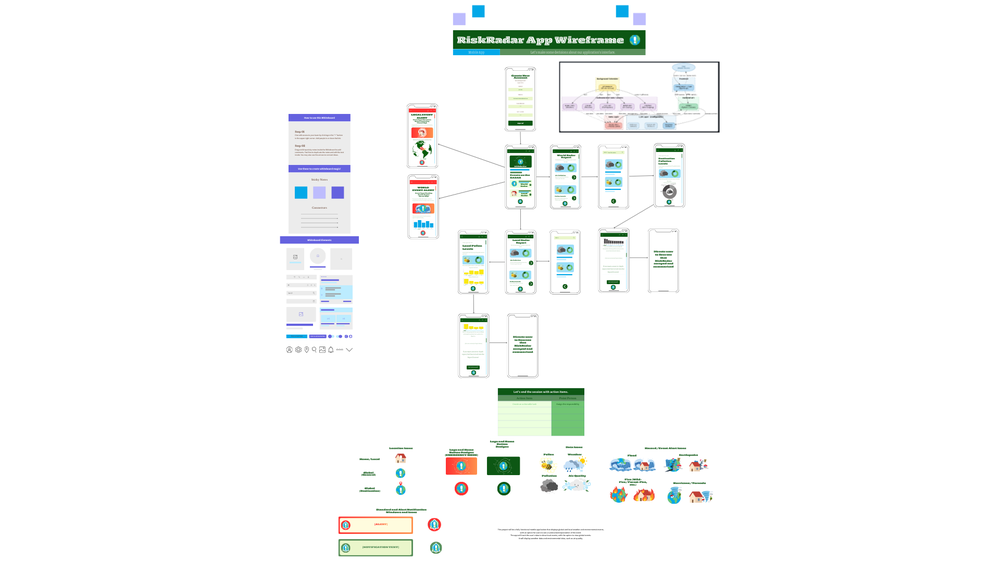
#> input picture frontend/RiskRadar/assets/images/wireframes/RiskRadar_MobileApp_Wireframe.png, 1000 x 562 px, shrunk from 1920 x 1080 before the run; its folder holds only this picture in this run
$ python analyze_png_bg.py
#> lines starting #> are read from the running program, lines starting #| are printed output that depends on the picture; after the words box and inside, x2 and y2 are one past the last pixel; in counts of white or black regions, pixels touching at a corner belong together
import os
from PIL import Image
import numpy as np

frontend_dir = r'c:\Users\rebec\OneDrive\Documents\GitHub\Team6-SeniorProject\frontend'

png_files = []
for root, dirs, files in os.walk(frontend_dir):
    # Skip node_modules and .expo cache
    if 'node_modules' in root or '.expo' in root:
        continue
    for f in files:
        if f.lower().endswith('.png'):
            png_files.append(os.path.join(root, f))

print(f'Found {len(png_files)} project PNG files (excluding node_modules)\n')

needs_fix = []

for path in png_files:
    img = Image.open(path).convert('RGBA')
    data = np.array(img, dtype=np.int32)
    h, w = data.shape[:2]
#> h = 562; w = 1000
    total_pixels = h * w
#> total_pixels = 562000

    # Near-white opaque mask
    white_mask = (
        (data[:, :, 0] >= 240) &
        (data[:, :, 1] >= 240) &
        (data[:, :, 2] >= 240) &
        (data[:, :, 3] >= 200)
    )
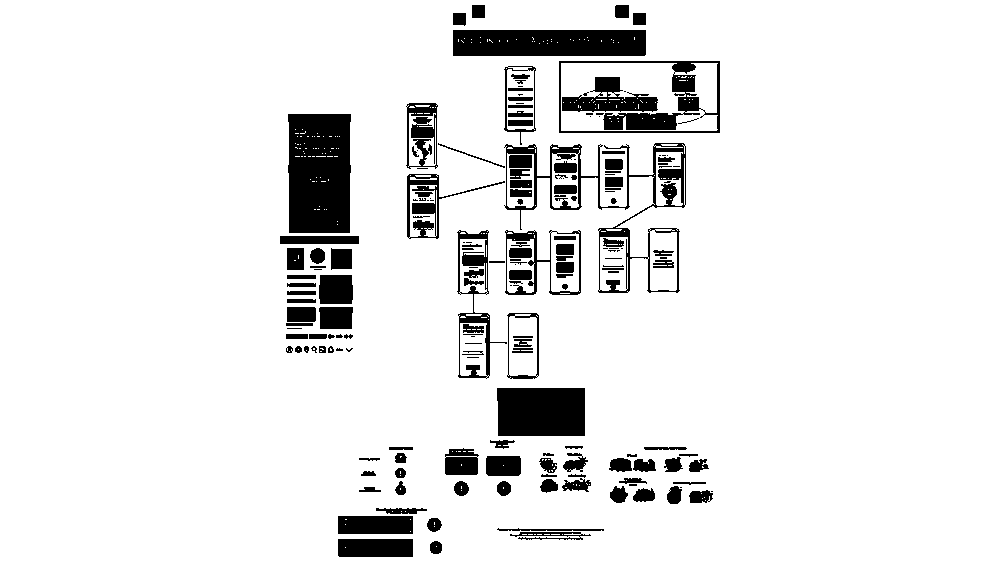
#> white_mask: shape (562, 1000) bool; 91% white; 188 black regions (48 under 20 px), largest, box (x1, y1, x2, y2) and area: (288, 114, 351, 233) 7174, (453, 30, 646, 56) 4966, (497, 388, 585, 436) 4189
    white_count = int(np.sum(white_mask))
#> white_count = 511290
    white_pct = 100.0 * white_count / total_pixels
#> white_pct = 90.98

    # Check corners
    corners = [data[0, 0], data[0, w-1], data[h-1, 0], data[h-1, w-1]]
#> corners = [[255, 255, 255, 255], [255, 255, 255, 255], [255, 255, 255, 255], [255, 255, 255, 255]]
    corner_white = sum(
        1 for px in corners
        if int(px[0]) >= 240 and int(px[1]) >= 240 and int(px[2]) >= 240 and int(px[3]) >= 200
    )
#> corner_white = 4

    # Check edges (5% band around perimeter)
    band = max(1, int(h * 0.05)), max(1, int(w * 0.05))
#> band = (28, 50)
    top_band = white_mask[:band[0], :]
    bottom_band = white_mask[h-band[0]:, :]
    left_band = white_mask[:, :band[1]]
#> left_band: shape (562, 50) bool; every value is 1
    right_band = white_mask[:, w-band[1]:]
    edge_white_pct = 100.0 * (
        int(np.sum(top_band)) + int(np.sum(bottom_band)) +
        int(np.sum(left_band)) + int(np.sum(right_band))
    ) / (2 * band[0] * w + 2 * band[1] * h)
#> edge_white_pct = 97.92

    # Original mode before RGBA conversion
    orig_mode = Image.open(path).mode
#> orig_mode = 'RGB'

    # Decision: likely white background if corners or edges are predominantly white
    has_white_bg = corner_white >= 2 or (corner_white >= 1 and edge_white_pct > 80)
#> has_white_bg = True

    rel = os.path.relpath(path, frontend_dir)
    flag = "WHITE_BG" if has_white_bg else "OK"
#> flag = 'WHITE_BG'
    print(f'[{flag:8s}] {rel}')
#| [WHITE_BG] ../frontend/RiskRadar/assets/images/wireframes/RiskRadar_MobileApp_Wireframe.png
    print(f'           mode={orig_mode}, size={w}x{h}, white={white_pct:.1f}%, corners_white={corner_white}/4, edge_white={edge_white_pct:.1f}%')
#|            mode=RGB, size=1000x562, white=91.0%, corners_white=4/4, edge_white=97.9%

    if has_white_bg:
        needs_fix.append((path, rel))

print(f'\n{len(needs_fix)} file(s) need background removal:')
for path, rel in needs_fix:
    print(f'  {rel}')
